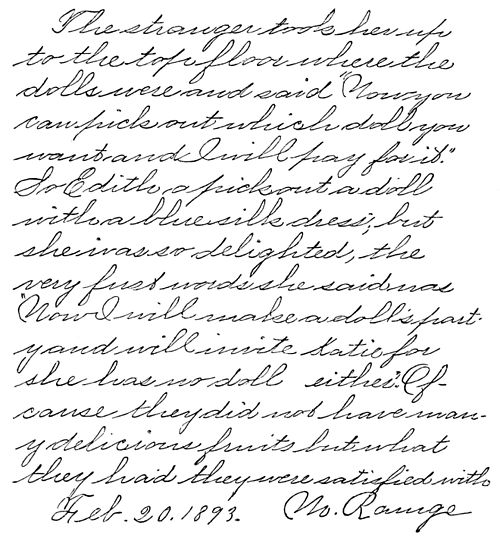
#> input picture test/cs.jpg, 500 x 538 px
$ python -i FeatureExtractor.py   (imports and definitions only)
#> lines starting #> are read from the running program, lines starting #| are printed output that depends on the picture; after the words box and inside, x2 and y2 are one past the last pixel; in counts of white or black regions, pixels touching at a corner belong together
### Features/Baseline/Baseline.py
import cv2
import numpy as np
import matplotlib as plt

ASCENDING = 1
LEVELED = 0
DESCENDING =-1

def rotate(img, angle):
    M  = cv2.getRotationMatrix2D((img.shape[1]//2, img.shape[0]//2), angle, 1)
    return cv2.warpAffine(img, M, (img.shape[1],img.shape[0]),borderValue = 0)


def BaselineFeature(img):

    img[img == 0] = 1
    img[img == 255] = 0

    center = img.shape[0]//2
    top = center - img.shape[0]//5
    bottom = center + img.shape[0]//5

    best = 0
    angle = 0
    for i in range(-30,30):
        imgx = rotate(img, i)
        s = np.sum(imgx[top:bottom, 0:img.shape[1]])
        if s > best:
            best = s
            angle = i
            plt.pyplot.imshow(imgx, cmap="binary")

    if angle < -5:
        return ASCENDING, angle
    elif angle > 5:
        return DESCENDING, angle
    return LEVELED, angle

### Features/WordSpace/WordSpace.py
import cv2
import numpy as np
import matplotlib.pyplot as plt


WIDE_SPACE = 0
NARROW_SPACE = 1

def WordSpaceFeature(img): #img es imagen en binario

    #Nos quedamos con la parte central de la imagen
    proportion = int(img.shape[0]/4)
    img2 = img[proportion: 3*proportion, 0:img.shape[1]]
    # img2[img2 == 0] = 1
    # img2[img2 == 255] = 0

    #Aplicamos filtros mofologicos de difusion
    kernel = np.ones((2,5), np.uint8)
    img2 = cv2.dilate(img2,kernel,iterations =1)

    #Extraccion de los rectangulos que bordean las alabras
    contours, hierarchy = cv2.findContours(img2.copy(),cv2.RETR_EXTERNAL,cv2.CHAIN_APPROX_NONE)
    sorted_contours_lines = sorted(contours,key = lambda ctr : cv2.boundingRect(ctr)[0])

    #Determinar espacio entre palabras por los extremos de los rectangulos
    words_rectangles = []
    for ctr in sorted_contours_lines:
            x,y,w,h = cv2.boundingRect(ctr)
            if x+ w> img2.shape[1] or y+h> img2.shape[0] or w < img2.shape[1]/50:continue
            cv2.rectangle(img2, (x,y),(x+w,y+h), (255,255,255),2)
            words_rectangles.append((x,x+w))
            plt.imshow(img2, cmap="binary")

    words_rectangles.sort(key = lambda x: x[0])
    mean_space = sum([words_rectangles[i+1][0] - words_rectangles[i][1] for i in range(len(words_rectangles)-1)])/(words_rectangles[len(words_rectangles)-1][1]-words_rectangles[0][0])

    if mean_space >= img.shape[1]/20: #Esta proporcion puede cambiarse
        return WIDE_SPACE
    return NARROW_SPACE

### Features/LineSpace/LineSpace.py
import cv2
import numpy as np
import os
import matplotlib as plt
import scipy.signal as scy
import math

LINESPACE_SEPARETED = 0
LINESPACE_CROWDED = 1


def margin_text(img):
    # img[img==1] = 255
    # img[img == 0] = 1
    # img[img == 255] = 0

    proportion = int((img.shape[1])/20)
    d = [0] * (img.shape[1]//proportion + 1)
    for i in range(len(d)):
        val = np.sum(img[0:img.shape[0], i*proportion:min(i*proportion + proportion, img.shape[1])]
                     ) / ((min(i*proportion + proportion, img.shape[1]) - i*proportion) * img.shape[0])
        if not math.isnan(val):
            d[i] = val

    delta = [0] * len(d)
    th = np.median(d)/2
    for i in range(len(d)):
        delta[i] = int((1 + np.sign(d[i] - th))//2)

    return delta, proportion


def SPR(img):

    PR = np.sum(img == 1, axis=1)
    box = np.ones((img.shape[0])//3)
    SPR = np.convolve(PR, box, mode='same')
    return SPR


def LineSpaceFeature(img):

    delta, proportion = margin_text(img)
    width = 0
    total = 0

    for i in range(len(delta)):
        if delta[i] > 0:

            sub_img = img[0:img.shape[0], i *
                          proportion:min(i*proportion + proportion, img.shape[1])]
            Spr = list(SPR(sub_img))

            peaks_max, _ = scy.find_peaks(Spr, distance=img.shape[1]//10)
            peaks_min, _ = scy.find_peaks(
                [Spr[i] * -1 for i in range(len(Spr))], distance=img.shape[1]//10)
            peaks = np.concatenate((peaks_max, peaks_min))
            peaks.sort(kind="mergesort")

            # plt.pyplot.imshow(sub_img, cmap="binary")

            # TODO en dependencia de la cantidad de pikes si 1 espaciado amplo, si 2 calcular densidad de extremos, si >2 descartar
            # TODO asignrle a la imagen el promedio

            if len(peaks) == 1:
                width += 1
                total += 1
            elif len(peaks) == 2:
                width += np.sum(sub_img[0:peaks[0], 0:sub_img.shape[1]]) + np.sum(
                    sub_img[0:peaks[1], 0:sub_img.shape[1]]) <= (sub_img.shape[0] * sub_img.shape[1])/5
                total += 1

            # plt.pyplot.plot(Spr[0:len(Spr)], range(0,sub_img.shape[0]), color='red')
            # plt.pyplot.scatter([Spr[i] for i in peaks], peaks,[20]*len(peaks))
            # plt.pyplot.show()

    if width/(total) < 0.7:
        return LINESPACE_CROWDED
    return LINESPACE_SEPARETED

### Features/Margin/Margin.py
import cv2
import numpy as np
import matplotlib.pyplot as plt

SMALL_MARGIN = 0
BIG_MARGIN = 1

def MarginFeature(img): #Recibe imagen en binario preprocesada
    img[img == 0] = 0
    img[img == 255] = 1

    PR = np.sum(img, axis=0)
    percentage_part = (img.shape[0])//10 #10% del ancho de la imagen

    margin_px_line = 0
    for x in PR:
        if x > percentage_part: break
        margin_px_line +=1

    plt.imshow(img, cmap="binary")
    plt.plot([margin_px_line,margin_px_line], [0,img.shape[0]], color='red')
    #plt.show()

    if margin_px_line > img.shape[1]//25: #Este porcentaje esta sujeto a cambios
        return BIG_MARGIN
    return SMALL_MARGIN

### Features/Slant/Slant.py
import cv2
import numpy as np

EXTREME_LEFT = -2
MODERATE_LEFT = -1
VERTICAL = 0
MODERATE_RIGHT = 1
EXTREME_RIGHT = 2


def SlantFeature(img):

    # img = cv2.imread(image_path)

    # # Convert image to grayscale
    # gray = cv2.cvtColor(img, cv2.COLOR_BGR2GRAY)

    # Define range of angles to check
    angles = np.arange(-20, 21)

    # Initialize variables
    max_sum = -1
    best_angle = 0

    # Iterate over angles and calculate pixel density histogram for each angle
    for angle in angles:
        M = cv2.getRotationMatrix2D((img.shape[1]/2, img.shape[0]/2), angle, 1)
        rotated = cv2.warpAffine(img, M, (img.shape[1], img.shape[0]))
        hist = np.sum(rotated, axis=0)

        # Normalize histogram
        hist_norm = (hist - np.min(hist)) / (np.max(hist) - np.min(hist))

        # Calculate sum of normalized histogram
        hist_sum = np.sum(hist_norm)

        # Check if this angle has the highest sum so far
        if hist_sum > max_sum:
            max_sum = hist_sum
            best_angle = angle

    #print(best_angle)

    # Classify slant based on best angle
    if best_angle > -2 and best_angle < 2:
        return VERTICAL
    elif best_angle >= -7 and best_angle <= -2:
        return MODERATE_RIGHT
    elif best_angle < -7 :
        return EXTREME_RIGHT
    elif best_angle >= 2 and best_angle <= 7:
        return MODERATE_LEFT
    else:
        return EXTREME_LEFT

### Features/FeatureExtractor.py
try:
    from Baseline import Baseline
    from LineSpace import LineSpace
    from WordSpace import WordSpace
    from Margin import Margin
    from Slant import Slant
except:
    from Features.Baseline import Baseline
    from Features.LineSpace import LineSpace
    from Features.WordSpace import WordSpace
    from Features.Margin import Margin
    from Features.Slant import Slant
import cv2

class FeaturesInfo():
    def __init__(self, image):
        img1, img2 = FeaturesInfo.preprocessing(image)
        self.image = img1
        self.baseline, angle = Baseline.BaselineFeature(img2)
        imgbl = Baseline.rotate(img1, angle)
        self.word_space = WordSpace.WordSpaceFeature(imgbl)
        imgbl2 = Baseline.rotate(img2, angle)
        self.line_space = LineSpace.LineSpaceFeature(imgbl2)
        self.margin = Margin.MarginFeature(imgbl2)
        self.slant = Slant.SlantFeature(image)


    def thresholding(img):
        thresh, im_bw = cv2.threshold(img, 180, 255, cv2.THRESH_BINARY_INV | cv2.THRESH_OTSU)
        thresh, im_bw2 = cv2.threshold(img, 180, 255, cv2.THRESH_BINARY | cv2.THRESH_OTSU)
        return im_bw, im_bw2

    def preprocessing(img):
        img = cv2.cvtColor(img, cv2.COLOR_BGR2RGB)
        img = cv2.cvtColor(img, cv2.COLOR_BGR2GRAY)
        img = cv2.GaussianBlur(img, (5,5),0)
        img1, img2 = FeaturesInfo.thresholding(img)
        return img1, img2

>>> import cv2
>>> picture = cv2.imread('../test/cs.jpg')
#> picture is the input picture: shape (538, 500, 3); min 0, max 255, mean 234
>>> result = FeaturesInfo(picture).preprocessing()
#> in thresholding, `thresh, im_bw = cv2.threshold(img, 180, 255, cv2.THRESH_BINARY_INV | c..`:
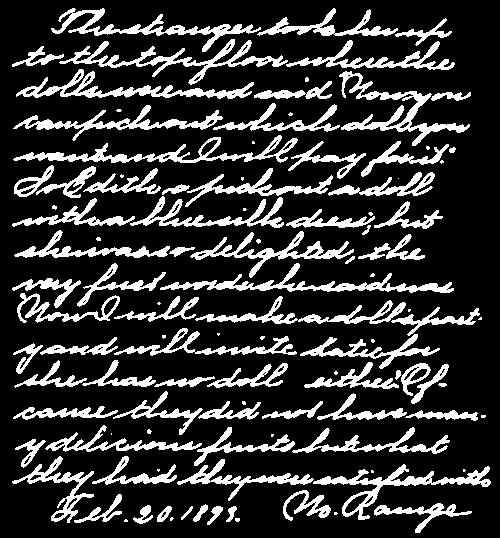
#> im_bw: shape (538, 500); 20.1% white; 111 white regions (35 under 20 px), largest, box (x1, y1, x2, y2) and area: (59, 39, 288, 85) 2000, (339, 71, 470, 146) 1945, (160, 263, 454, 293) 1927
#> in thresholding, `thresh, im_bw = cv2.threshold(img, 180, 255, cv2.THRESH_BINARY_INV | c..`: thresh = 209
#> the loop in BaselineFeature, `for i in range(-30,30):` made 60 passes
#> (s, best) on passes 1, 54, 55, 57, 59, 60: (23724, 23724), (23794, 23794), (23857, 23857), (23901, 23901), (23986, 23986), (24110, 24110)
#> pass 1, in BaselineFeature, `imgx = rotate(img, i)`:
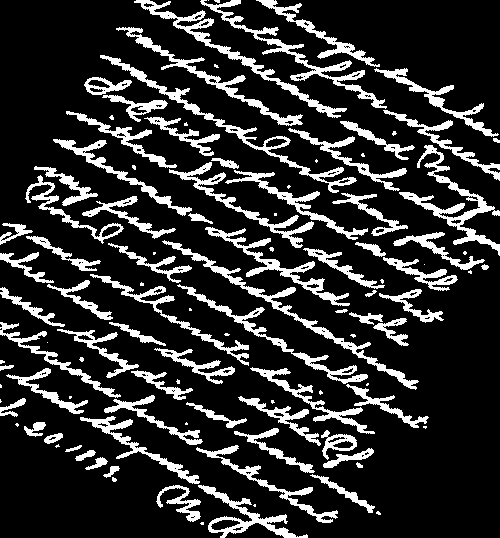
#> imgx: shape (538, 500); values 0 (black) and 1 (white), 18.2% white; 111 white regions (39 under 20 px), largest, box (x1, y1, x2, y2) and area: (162, 240, 419, 390) 1930, (100, 55, 357, 193) 1927, (399, 145, 500, 256) 1917
#> after the loop in BaselineFeature, `for i in range(-30,30):`: angle = 29; best = 24110
#> in __init__, `self.baseline, angle = Baseline.BaselineFeature(img2)`: self.baseline = -1; angle = 29
#> in WordSpaceFeature, `contours, hierarchy = cv2.findContours(img2.copy(),cv2.RETR_EXTERNAL,c..`: contours = 19 contours, 1 with area under 20; largest, box (x1, y1, x2, y2) and area: (0, 0, 480, 268) 45048, (351, 122, 481, 214) 2824, (291, 159, 500, 268) 2510, (0, 0, 144, 78) 2127, (379, 188, 500, 268) 1774
#> in WordSpaceFeature, `sorted_contours_lines = sorted(contours,key = lambda ctr : cv2.boundin..`: sorted_contours_lines has the same summary as contours
#> the loop in WordSpaceFeature, `for ctr in sorted_contours_lines:` made 19 passes
#> (x, y, w, h) on passes 1 to 8: (0, 0, 480, 268), (0, 0, 144, 78), (0, 0, 80, 41), (0, 0, 11, 8), (44, 173, 11, 7), (53, 57, 11, 7), (98, 180, 10, 7), (183, 208, 8, 5)
#> after the loop in WordSpaceFeature, `for ctr in sorted_contours_lines:`:
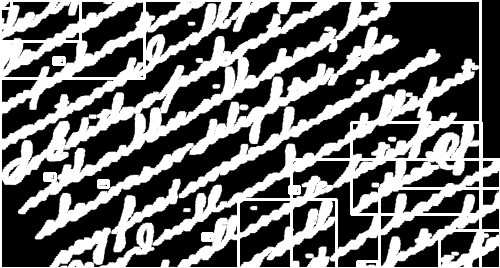
#> img2: shape (268, 500); min 0, max 255, mean 109.3
#> after the loop in WordSpaceFeature, `for ctr in sorted_contours_lines:`: words_rectangles = [(0, 480), (0, 144), (0, 80), (0, 11), (44, 55), (53, 64), (98, 108), (202, 212), (238, 336), (289, 299), (291, 500), (351, 481), (357, 377), (379, 500), (439, 500)]
#> in WordSpaceFeature, `mean_space = sum([words_rectangles[i+1][0] - words_rectangles[i][1] fo..`: mean_space = -1.81
#> in __init__, `self.word_space = WordSpace.WordSpaceFeature(imgbl)`: self.word_space = 1
#> in __init__, `imgbl2 = Baseline.rotate(img2, angle)`:
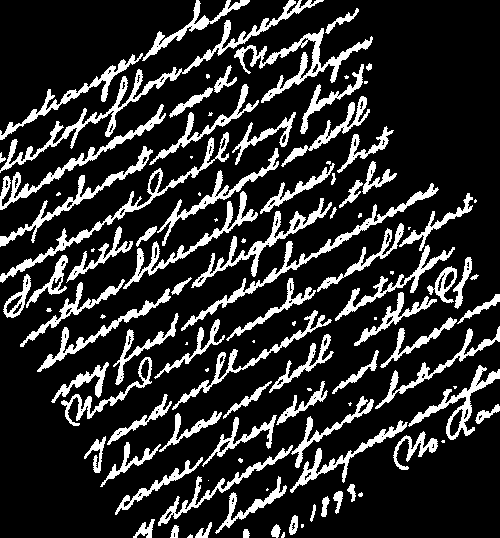
#> imgbl2: shape (538, 500); values 0 (black) and 1 (white), 18.3% white; 109 white regions (33 under 20 px), largest, box (x1, y1, x2, y2) and area: (0, 0, 324, 173) 2931, (234, 28, 373, 103) 1948, (181, 183, 439, 331) 1939
#> the loop in margin_text, `for i in range(len(d)):` made 21 passes
#> val on passes 1 to 8: 0.115, 0.113, 0.176, 0.185, 0.21, 0.22, 0.207, 0.216
#> after the loop in margin_text, `for i in range(len(d)):`: d = [0.115, 0.113, 0.176, 0.185, 0.21, 0.22, 0.207, 0.216, 0.237, 0.264, 0.211, 0.247, 0.266, 0.183, 0.209, 0.154, 0.138, 0.125, 0.121, 0.0625, 0]
#> in margin_text, `delta = [0] * len(d)`: delta = [0, 0, 0, 0, 0, 0, 0, 0, 0, 0, 0, 0, 0, 0, 0, 0, 0, 0, 0, 0, 0]
#> in margin_text, `th = np.median(d)/2`: th = 0.0927
#> the loop in margin_text, `for i in range(len(d)):` made 21 passes
#> after the loop in margin_text, `for i in range(len(d)):`: delta = [1, 1, 1, 1, 1, 1, 1, 1, 1, 1, 1, 1, 1, 1, 1, 1, 1, 1, 1, 0, 0]
#> in LineSpaceFeature, `delta, proportion = margin_text(img)`: proportion = 25
#> the loop in LineSpaceFeature, `for i in range(len(delta)):` made 21 passes
#> (peaks_max, peaks_min, width, total) on pass 1: ([227], [219], 1, 1)
#> after the loop in LineSpaceFeature, `for i in range(len(delta)):`:
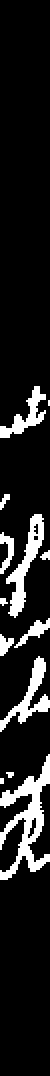
#> sub_img: shape (538, 25) (shown 2 times larger); values 0 (black) and 1 (white), 12.1% white; 13 white regions (5 under 20 px), largest, box (x1, y1, x2, y2) and area: (0, 377, 25, 440) 581, (3, 257, 22, 309) 316, (0, 328, 25, 366) 263
#> after the loop in LineSpaceFeature, `for i in range(len(delta)):`: total = 1
#> in __init__, `self.line_space = LineSpace.LineSpaceFeature(imgbl2)`: self.line_space = 0
#> in MarginFeature, `PR = np.sum(img, axis=0)`: PR = 500 values, max 168 at index 314, min 24 at index 490, mean 98.4
#> the loop in MarginFeature, `for x in PR:` made 1 pass
#> x on pass 1: 54
#> after the loop in MarginFeature, `for x in PR:`: margin_px_line = 0
#> the loop in SlantFeature, `for angle in angles:` made 41 passes
#> (M, hist_sum, max_sum) on passes 1, 2, 3, 5, 6, 7: ([[0.94, -0.342, 107.1], [0.342, 0.94, -69.28]], 1128.3, 1128.3), ([[0.946, -0.326, 101.2], [0.326, 0.946, -66.74]], 1134, 1134), ([[0.951, -0.309, 95.36], [0.309, 0.951, -64.09]], 1150.3, 1150.3), ([[0.961, -0.276, 83.83], [0.276, 0.961, -58.49]], 1166.2, 1166.2), ([[0.966, -0.259, 78.14], [0.259, 0.966, -55.54]], 1175.8, 1175.8), ([[0.97, -0.242, 72.5], [0.242, 0.97, -52.49]], 1193.6, 1193.6)
#> pass 1, in SlantFeature, `rotated = cv2.warpAffine(img, M, (img.shape[1], img.shape[0]))`:
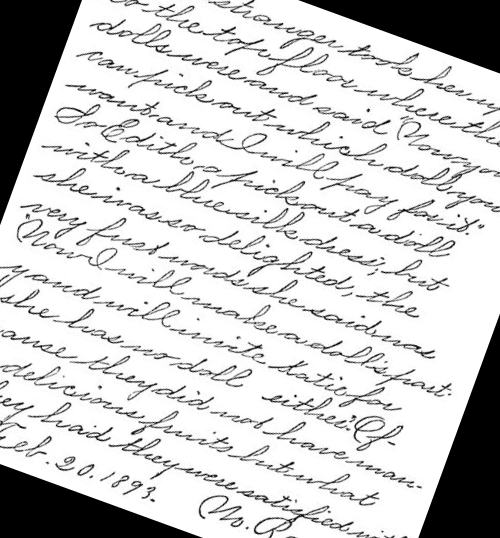
#> rotated: shape (538, 500, 3); min 0, max 255, mean 203.7
#> pass 3, in SlantFeature, `rotated = cv2.warpAffine(img, M, (img.shape[1], img.shape[0]))`:
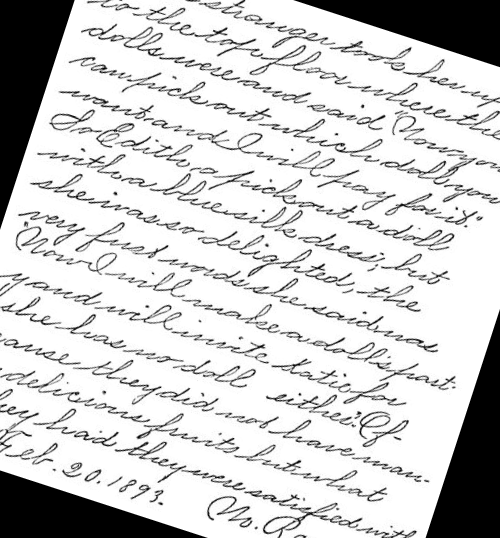
#> rotated: shape (538, 500, 3); min 0, max 255, mean 205.6
#> after the loop in SlantFeature, `for angle in angles:`: best_angle = -7; max_sum = 1292.5
#> in __init__, `self.slant = Slant.SlantFeature(image)`: self.slant = 1
#> (the run stopped early here; a loop or call above may not have finished)

$ run again, on test/lh.jpg
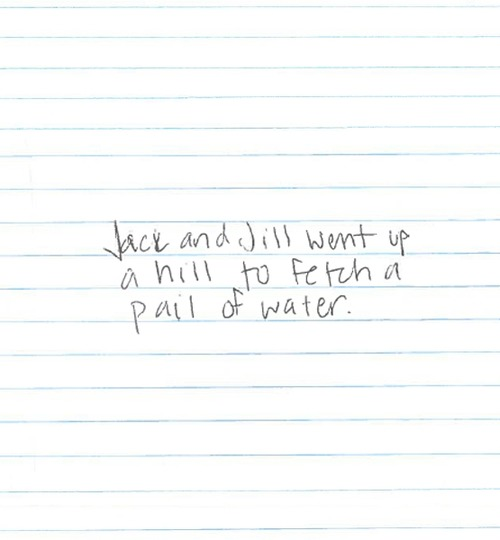
#> input picture test/lh.jpg, 500 x 540 px
#> picture is the input picture: shape (540, 500, 3); mean B, G, R 251.4, 251.4, 249.8
#> im_bw: shape (540, 500); 2% white; 34 white regions (4 under 20 px), largest, box (x1, y1, x2, y2) and area: (103, 220, 150, 261) 496, (328, 224, 376, 250) 417, (325, 258, 372, 287) 414
#> thresh = 220
#> the loop in BaselineFeature, `for i in range(-30,30):` made 60 passes
#> (s, best) on passes 1, 2, 32, 42: (5304, 5304), (5340, 5340), (5346, 5346), (5349, 5349)
#> after the loop in BaselineFeature, `for i in range(-30,30):`: angle = 11; best = 5349
#> in __init__, `self.baseline, angle = Baseline.BaselineFeature(img2)`: self.baseline = -1; angle = 11
#> contours = 24 contours, 1 with area under 20; largest, box (x1, y1, x2, y2) and area: (99, 111, 168, 153) 1274, (227, 126, 274, 190) 1168, (295, 68, 369, 105) 1153, (320, 103, 374, 138) 831, (174, 92, 228, 129) 795
#> sorted_contours_lines has the same summary as contours
#> the loop in WordSpaceFeature, `for ctr in sorted_contours_lines:` made 24 passes
#> (x, y, w, h) on passes 1 to 8: (99, 111, 69, 42), (122, 155, 25, 26), (137, 186, 21, 35), (152, 143, 39, 25), (162, 181, 32, 21), (174, 92, 54, 37), (190, 137, 14, 21), (193, 170, 14, 25)
#> after the loop in WordSpaceFeature, `for ctr in sorted_contours_lines:`:
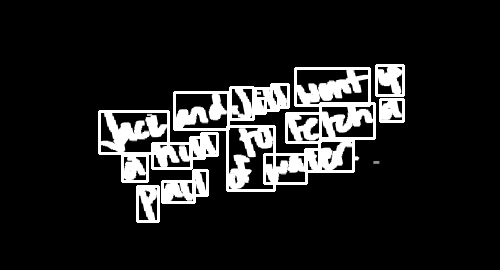
#> img2: shape (270, 500); min 0, max 255, mean 32.1
#> after the loop in WordSpaceFeature, `for ctr in sorted_contours_lines:`: words_rectangles = [(99, 168), (122, 147), (137, 158), (152, 191), (162, 194), (174, 228), (190, 204), (193, 207), (201, 217), (227, 274), (230, 253), (253, 265), (255, 278), (264, 306), (271, 288), (286, 320), (295, 369), (305, 320), (319, 353), (320, 374), (376, 403), (380, 403)]
#> mean_space = -1.33
#> self.word_space = 1
#> imgbl2: shape (540, 500); values 0 (black) and 1 (white), 2% white; 34 white regions (4 under 20 px), largest, box (x1, y1, x2, y2) and area: (102, 247, 148, 286) 495, (320, 204, 367, 235) 420, (323, 238, 371, 272) 419
#> the loop in margin_text, `for i in range(len(d)):` made 21 passes
#> val on passes 1 to 8: 0, 0, 0, 0, 0.0227, 0.0366, 0.0358, 0.0363
#> after the loop in margin_text, `for i in range(len(d)):`: d = [0, 0, 0, 0, 0.0227, 0.0366, 0.0358, 0.0363, 0.023, 0.0385, 0.029, 0.031, 0.0385, 0.051, 0.0231, 0.0306, 7.41e-05, 0, 0, 0, 0]
#> in margin_text, `delta = [0] * len(d)`: delta = [0, 0, 0, 0, 0, 0, 0, 0, 0, 0, 0, 0, 0, 0, 0, 0, 0, 0, 0, 0, 0]
#> th = 0.0115
#> the loop in margin_text, `for i in range(len(d)):` made 21 passes
#> after the loop in margin_text, `for i in range(len(d)):`: delta = [0, 0, 0, 0, 1, 1, 1, 1, 1, 1, 1, 1, 1, 1, 1, 1, 0, 0, 0, 0, 0]
#> in LineSpaceFeature, `delta, proportion = margin_text(img)`: proportion = 25
#> the loop in LineSpaceFeature, `for i in range(len(delta)):` made 21 passes
#> peaks_max on passes 5 to 12: [266], [300], [302], [288], [278], [273], [267], [267]
#> after the loop in LineSpaceFeature, `for i in range(len(delta)):`: total = 12
#> self.line_space = 0
#> PR = 500 values, max 49 at index 338, min 0 at index 0, mean 10.7
#> after the loop in MarginFeature, `for x in PR:`: margin_px_line = 500
#> self.margin = 1
#> the loop in SlantFeature, `for angle in angles:` made 41 passes
#> (M, hist_sum, max_sum) on passes 1 to 6: ([[0.94, -0.342, 107.4], [0.342, 0.94, -69.22]], 1143, 1143), ([[0.946, -0.326, 101.5], [0.326, 0.946, -66.68]], 1153.4, 1153.4), ([[0.951, -0.309, 95.67], [0.309, 0.951, -64.04]], 1163.5, 1163.5), ([[0.956, -0.292, 89.86], [0.292, 0.956, -61.3]], 1175.1, 1175.1), ([[0.961, -0.276, 84.11], [0.276, 0.961, -58.45]], 1186.3, 1186.3), ([[0.966, -0.259, 78.4], [0.259, 0.966, -55.5]], 1199.6, 1199.6)
#> pass 3, in SlantFeature, `rotated = cv2.warpAffine(img, M, (img.shape[1], img.shape[0]))`:
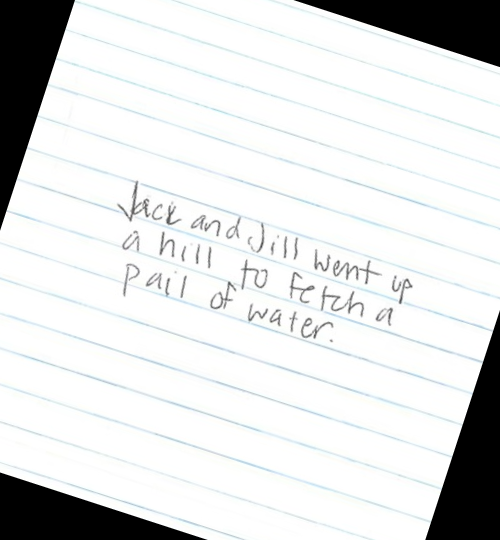
#> rotated: shape (540, 500, 3); mean B, G, R 222.1, 222.1, 220.7
#> after the loop in SlantFeature, `for angle in angles:`: max_sum = 1450.4
#> self.slant = 0
